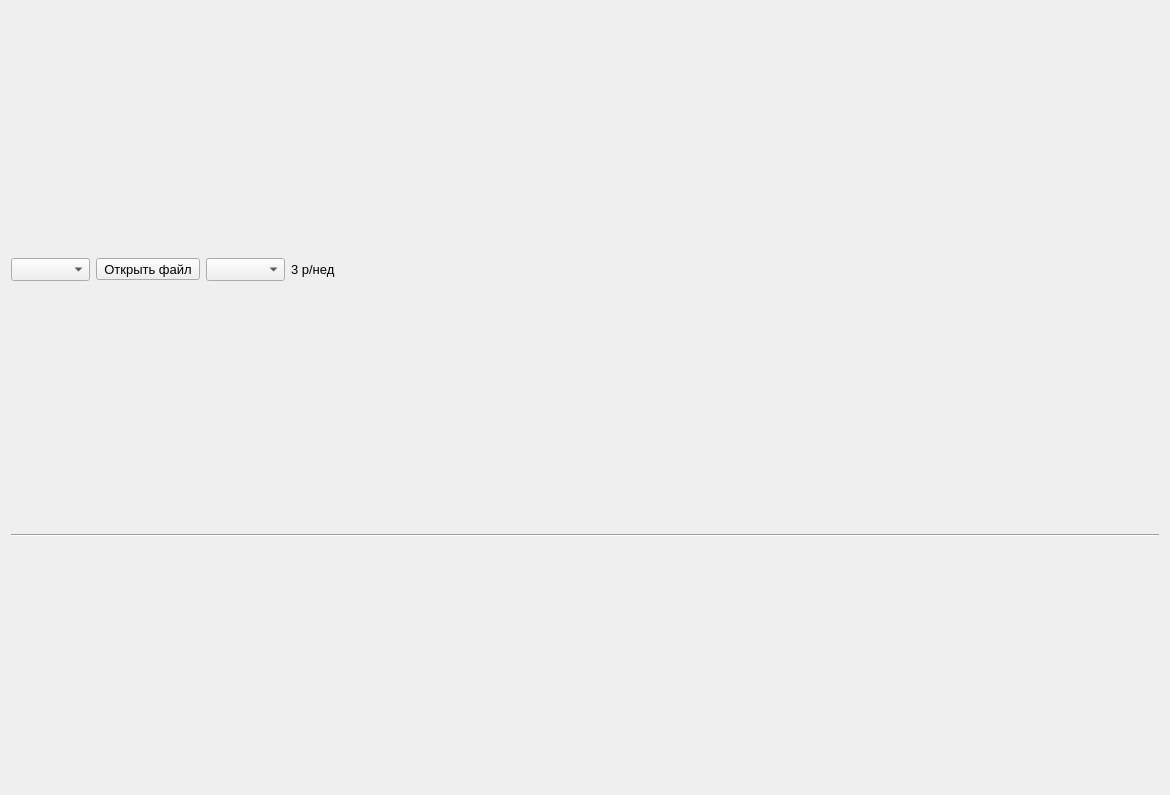
<?xml version="1.0" encoding="UTF-8"?>
<ui version="4.0">
 <class>MainWindow</class>
 <widget class="QMainWindow" name="MainWindow">
  <property name="geometry">
   <rect>
    <x>0</x>
    <y>0</y>
    <width>1170</width>
    <height>795</height>
   </rect>
  </property>
  <property name="minimumSize">
   <size>
    <width>0</width>
    <height>0</height>
   </size>
  </property>
  <property name="font">
   <font>
    <pointsize>10</pointsize>
   </font>
  </property>
  <property name="windowTitle">
   <string>AdjustmentsViewer</string>
  </property>
  <widget class="QWidget" name="centralWidget">
   <layout class="QVBoxLayout" name="verticalLayout">
    <item>
     <layout class="QHBoxLayout" name="LayoutBtns">
      <item>
       <widget class="QComboBox" name="poBoxRegime">
        <property name="minimumSize">
         <size>
          <width>0</width>
          <height>0</height>
         </size>
        </property>
        <property name="font">
         <font>
          <family>Segoe UI</family>
         </font>
        </property>
        <property name="currentText">
         <string/>
        </property>
       </widget>
      </item>
      <item>
       <widget class="QToolButton" name="poBoxOpenFile">
        <property name="text">
         <string>Открыть файл</string>
        </property>
       </widget>
      </item>
      <item>
       <widget class="QComboBox" name="poBoxSaveAs">
        <property name="minimumSize">
         <size>
          <width>0</width>
          <height>0</height>
         </size>
        </property>
        <property name="font">
         <font>
          <family>Segoe UI</family>
         </font>
        </property>
        <property name="currentText">
         <string/>
        </property>
       </widget>
      </item>
      <item>
       <widget class="QLabel" name="polblCurRegime">
        <property name="sizePolicy">
         <sizepolicy hsizetype="Fixed" vsizetype="Fixed">
          <horstretch>0</horstretch>
          <verstretch>0</verstretch>
         </sizepolicy>
        </property>
        <property name="maximumSize">
         <size>
          <width>16777215</width>
          <height>25</height>
         </size>
        </property>
        <property name="font">
         <font>
          <family>Segoe UI</family>
         </font>
        </property>
        <property name="text">
         <string>3 р/нед</string>
        </property>
        <property name="textInteractionFlags">
         <set>Qt::NoTextInteraction</set>
        </property>
       </widget>
      </item>
      <item>
       <spacer name="horizontalSpacer">
        <property name="orientation">
         <enum>Qt::Horizontal</enum>
        </property>
        <property name="sizeHint" stdset="0">
         <size>
          <width>40</width>
          <height>20</height>
         </size>
        </property>
       </spacer>
      </item>
     </layout>
    </item>
    <item>
     <widget class="Line" name="line">
      <property name="orientation">
       <enum>Qt::Horizontal</enum>
      </property>
     </widget>
    </item>
   </layout>
  </widget>
 </widget>
 <layoutdefault spacing="6" margin="11"/>
 <resources/>
 <connections/>
</ui>
